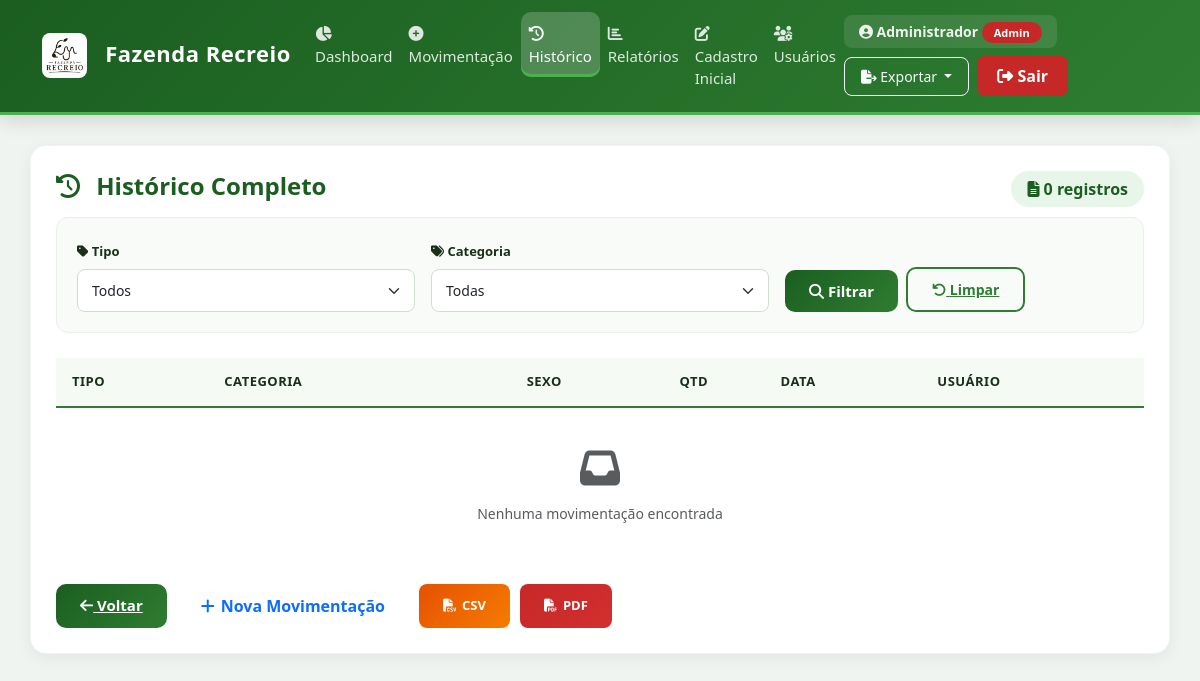
The page /historico (signed in) on the database as committed earlier.
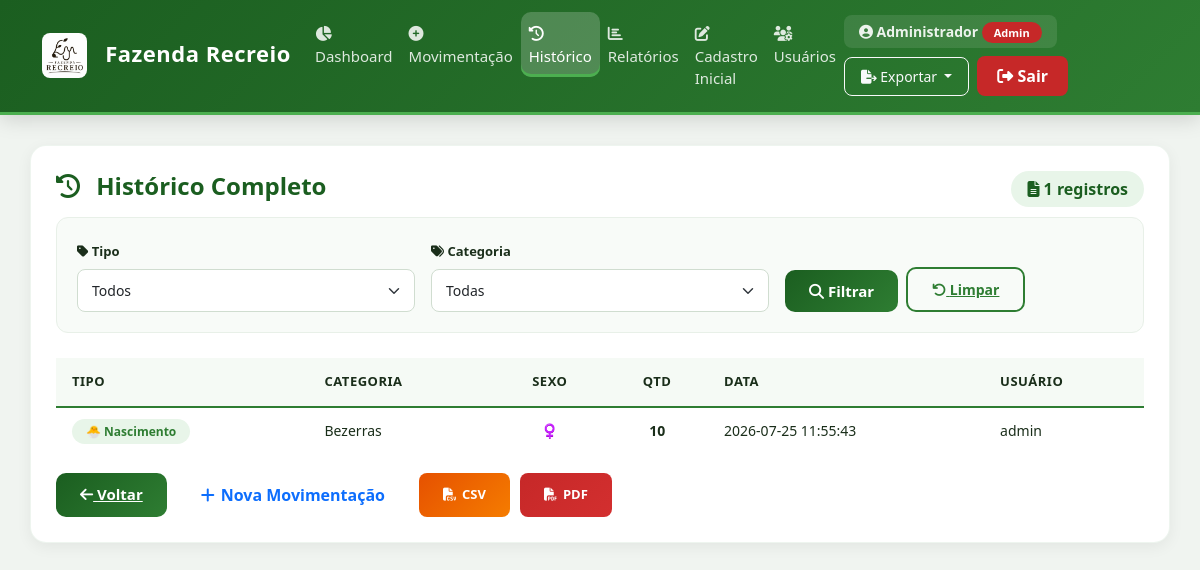
The same page on the database as committed later.
### tables this page shows
CREATE TABLE movimentacoes (
        id INTEGER PRIMARY KEY AUTOINCREMENT,
        tipo TEXT,
        categoria TEXT,
        sexo TEXT,
        quantidade INTEGER,
        usuario TEXT,
        data TIMESTAMP DEFAULT CURRENT_TIMESTAMP,
        sincronizado INTEGER DEFAULT 0
    );

### app.py (the view)
@app.route("/historico")
@login_required
def historico():
    conn = connect()
    cursor = conn.cursor()
    tipo = request.args.get('tipo', '')
    categoria = request.args.get('categoria', '')
    query = """
        SELECT tipo, categoria, sexo, quantidade, data, usuario
        FROM movimentacoes
        WHERE 1=1
    """
    params = []
    if tipo:
        query += " AND tipo = ?"
        params.append(tipo)
    if categoria:
        query += " AND categoria = ?"
        params.append(categoria)
    query += " ORDER BY id DESC"
    cursor.execute(query, params)
    movimentacoes = cursor.fetchall()
    cursor.execute("SELECT nome FROM categorias ORDER BY id")
    categorias = [c[0] for c in cursor.fetchall()]
    tipos = ["Nascimento", "Compra", "Venda", "Morte", "Abate", "Transferência (saída)", "Transferência (entrada)"]
    conn.close()
    return render_template(
        "historico.html",
        movimentacoes=movimentacoes,
        categorias=categorias,
        tipos=tipos,
        filtro_tipo=tipo,
        filtro_categoria=categoria
    )

### app.py (called while the page is built)
def login_required(f):
    @wraps(f)
    def decorated_function(*args, **kwargs):
        if 'usuario' not in session:
            flash('Por favor, faça login para acessar esta página.', 'warning')
            return redirect(url_for('login'))
        return f(*args, **kwargs)
    return decorated_function

### database.py (called while the page is built)
def connect():
    import time
    for tentativa in range(5):
        try:
            conn = sqlite3.connect(DB_NAME, timeout=30)
            conn.execute("PRAGMA journal_mode=WAL")
            conn.execute("PRAGMA busy_timeout = 30000")
            conn.execute("PRAGMA synchronous = NORMAL")
            return conn
        except sqlite3.OperationalError as e:
            if "database is locked" in str(e) and tentativa < 4:
                print(f"⏳ Banco bloqueado, tentando novamente ({tentativa+1}/5)...")
                time.sleep(2)
            else:
                raise e
    raise sqlite3.OperationalError("Database is locked after multiple attempts")

### templates/historico.html (shortened to what the changed rows need)
{% extends "base.html" %}
{% block content %}
<div class="card-dashboard">
    <div style="display: flex; justify-content: space-between; align-items: center; flex-wrap: wrap; margin-bottom: 10px;">
        <h2><i class="fas fa-history" style="color: #1B5E20;"></i> Histórico Completo</h2>
        <span style="background: #e8f5e9; padding: 6px 16px; border-radius: 20px; font-weight: 600; color: #1B5E20;">
            <i class="fas fa-file-alt"></i> {{ movimentacoes|length }} registros
        </span>
    </div>
    <div class="table-container">
        <table class="table-modern">
            <thead>
                <tr>
                    <th>Tipo</th>
                    <th>Categoria</th>
                    <th style="text-align: center;">Sexo</th>
                    <th style="text-align: center;">Qtd</th>
                    <th>Data</th>
                    <th>Usuário</th>
                </tr>
            </thead>
            <tbody>
                {% for m in movimentacoes %}
                <tr>
                    <td>
                        {% if 'Transferência' in m[0] %}
                            <span class="badge-tipo" style="background: #E8EAF6; color: #3F51B5; padding: 4px 14px; border-radius: 20px; font-size: 12px; font-weight: 600;">
                                🔄 Progressão de Fase
                            </span>
                        {% else %}
                            <span class="badge-tipo
                                {% if m[0] == 'Nascimento' %}badge-nascimento
                                {% elif m[0] == 'Compra' %}badge-compra
                                {% elif m[0] == 'Venda' %}badge-venda
                                {% elif m[0] == 'Morte' %}badge-morte
                                {% elif m[0] == 'Abate' %}badge-abate
                                {% endif %}">
                                {% if m[0] == 'Nascimento' %}🐣
                                {% elif m[0] == 'Compra' %}🟢
                                {% elif m[0] == 'Venda' %}🔴
                                {% elif m[0] == 'Morte' %}💀
                                {% elif m[0] == 'Abate' %}🔪
                                {% endif %}
                                {{ m[0] }}
                            </span>
                        {% endif %}
                    </td>
                    <td>{{ m[1] }}</td>
                    <td style="text-align: center;">
                        {% if m[2] == "Macho" %}♂️
                        {% elif m[2] == "Fêmea" %}♀️
                        {% else %}-
                        {% endif %}
                    </td>
                    <td style="text-align: center; font-weight: 600;">{{ m[3] }}</td>
                    <td>{{ m[4] }}</td>
                    <td>{{ m[5] if m[5] else '-' }}</td>
                </tr>
                {% else %}
                <tr>
                    <td colspan="6" class="text-center text-muted" style="padding: 40px;">
                        <i class="fas fa-inbox" style="font-size: 40px; display: block; margin-bottom: 15px;"></i>
                        Nenhuma movimentação encontrada
                    </td>
                </tr>
                {% endfor %}
            </tbody>
        </table>
    </div>
</div>
{% endblock %}

Rows that differ between the two databases and show on the page:
added movimentacoes: tipo "Nascimento", categoria "Bezerras", quantidade "10", data "2026-07-25 11:55:43", usuario "admin"
Other text that changed with them:
{{ movimentacoes|length }}: "0" → "1"
text no longer shown: "Nenhuma movimentação encontrada"
